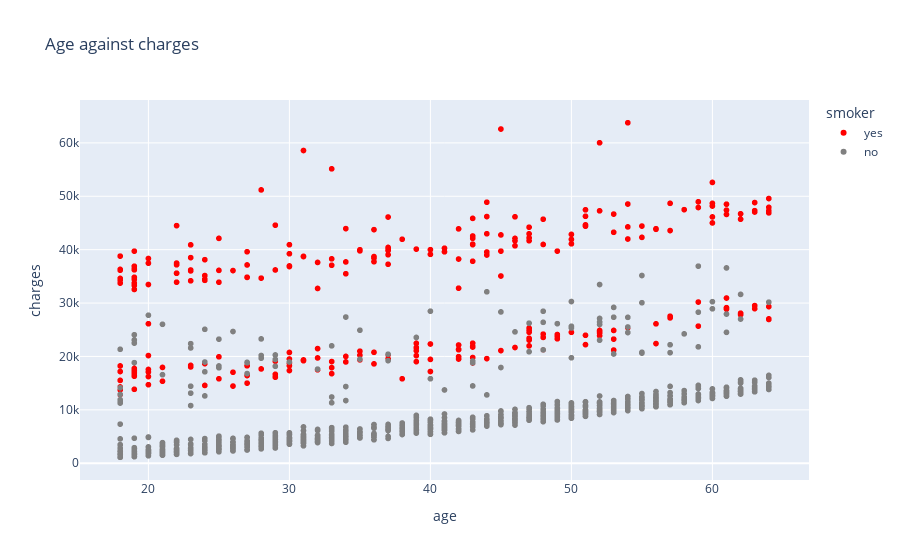

Notebook source saved alongside this figure:
### Markdown cell above
There seem to be some positive correlation between charges and age. There is also a three clusters of datapoints. Lets's investigate this more more taking a look at the _charges_ and _ages_ and _smokers._

### Code cell
fig3 = px.scatter(medical_df, x='age', y='charges', color='smoker', color_discrete_sequence=['red', 'gray'], \
                   title='Age against charges')
fig3.show()

### Figure 1 — Plotly figure (JSON) as saved in the notebook; plotly's stock layout.template omitted (floating-point values rounded to 4 significant figures; data arrays with more than 128 entries replaced by an {"elided": "..."} marker saying what was removed)
{"data": [{"hovertemplate": "smoker=yes<br>age=%{x}<br>charges=%{y}<extra></extra>", "legendgroup": "yes", "marker": {"color": "red", "symbol": "circle"}, "mode": "markers", "name": "yes", "showlegend": true, "type": "scattergl", "x": {"elided": "274 int values"}, "xaxis": "x", "y": {"elided": "274 float values"}, "yaxis": "y"}, {"hovertemplate": "smoker=no<br>age=%{x}<br>charges=%{y}<extra></extra>", "legendgroup": "no", "marker": {"color": "gray", "symbol": "circle"}, "mode": "markers", "name": "no", "showlegend": true, "type": "scattergl", "x": {"elided": "1064 int values"}, "xaxis": "x", "y": {"elided": "1064 float values"}, "yaxis": "y"}], "layout": {"legend": {"title": {"text": "smoker"}, "tracegroupgap": 0}, "title": {"text": "Age against charges"}, "xaxis": {"anchor": "y", "domain": [0, 1], "title": {"text": "age"}}, "yaxis": {"anchor": "x", "domain": [0, 1], "title": {"text": "charges"}}}}
